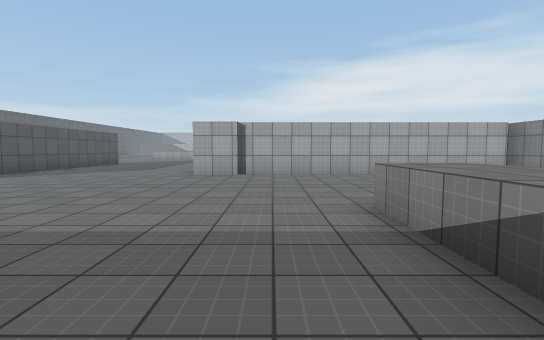
[1] (above)

24 first-person views from a walk through a scene from a Unity 3-D project. The camera is 1.3 m above the floor, tilts 4° down and sees 85° across. The floor is counted in squares, 2 m on a side. Each view is taken from the middle of a square. On the plan, view 1 faces up. The plan holds only what a view shows up to about 9 squares ahead; the rest is blank. The place goes on beyond the plan. Surface patterns are stand-ins for the level's own textures.

[2]
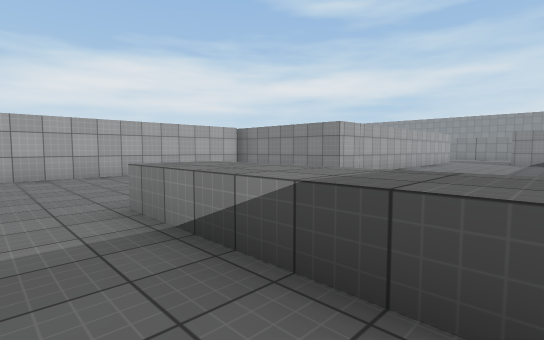

[3]
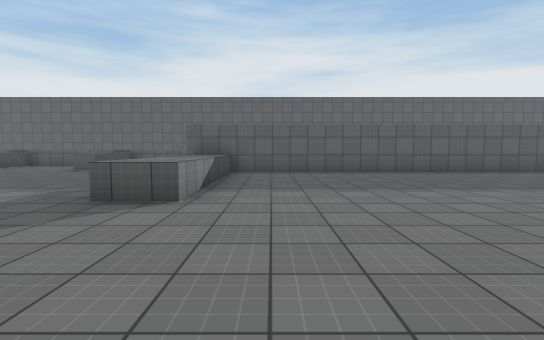

[4]
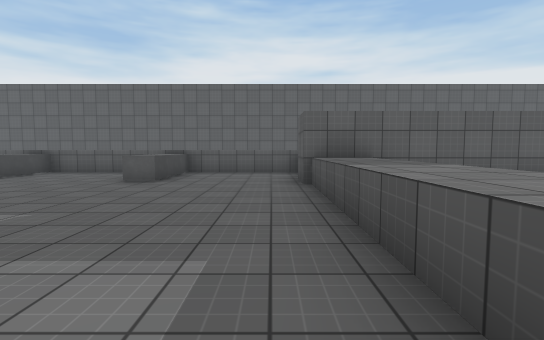

[5]
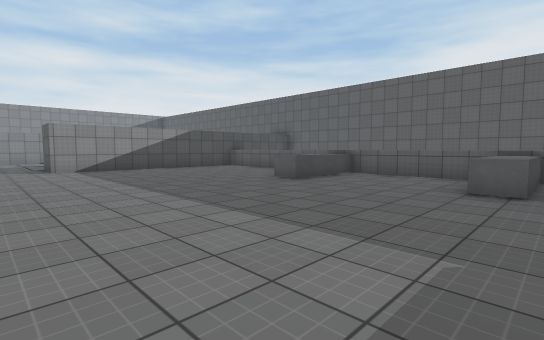

[6]
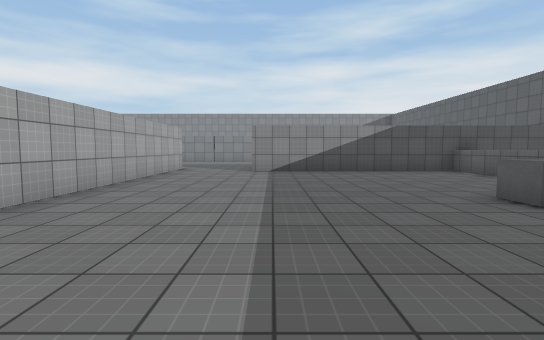

[7]
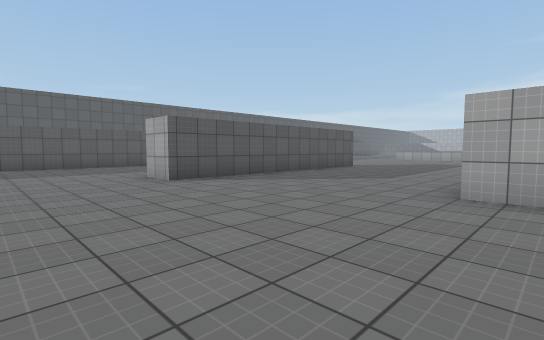

[8]
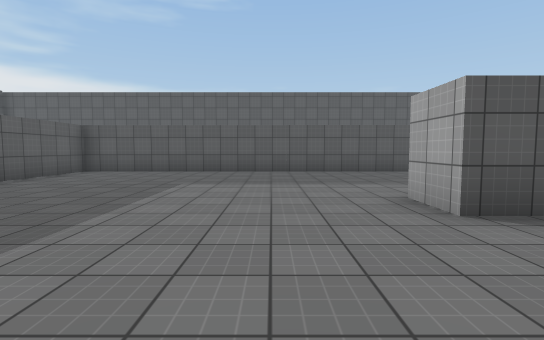

[9]
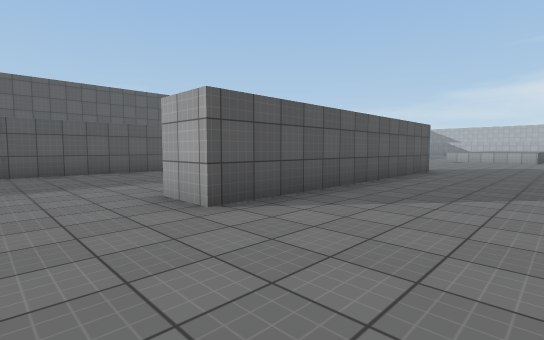

[10]
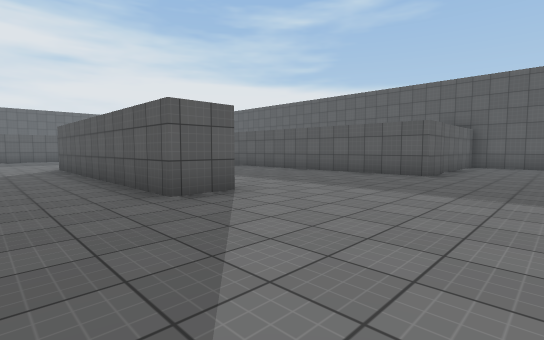

[11]
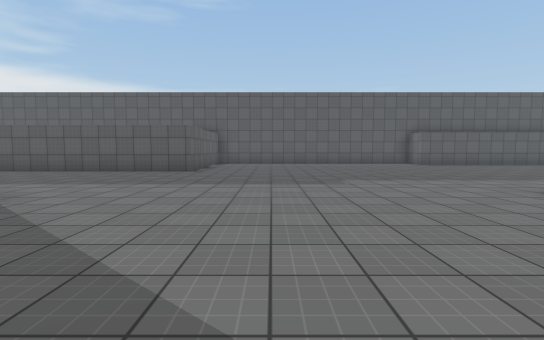

[12]
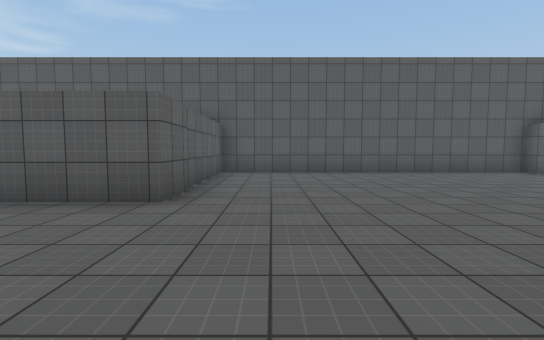

[13]
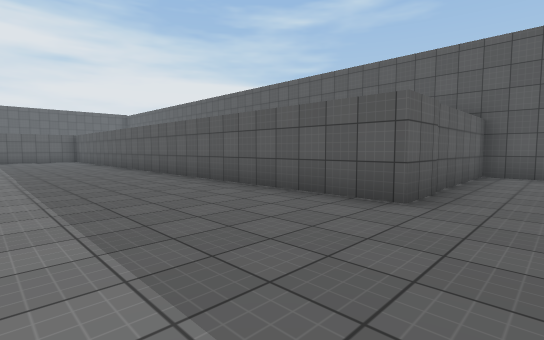

[14]
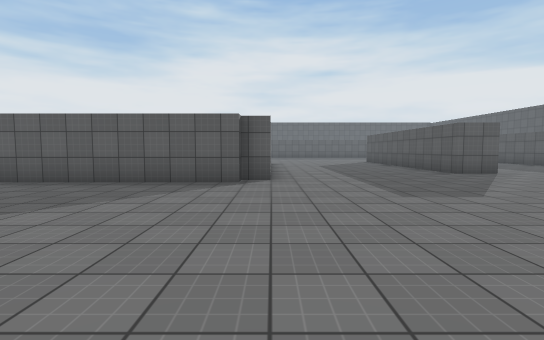

[15]
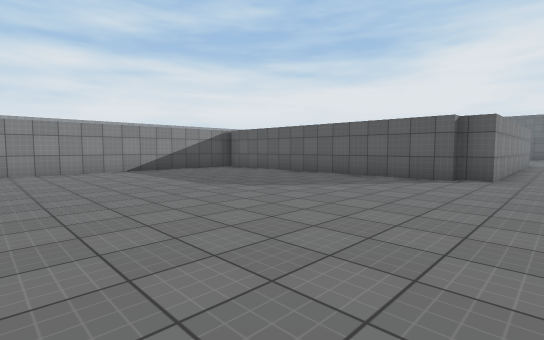

[16]
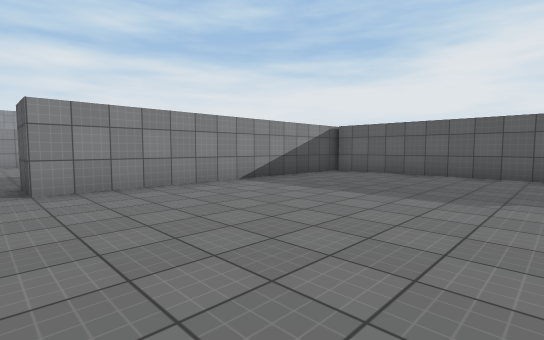

[17]
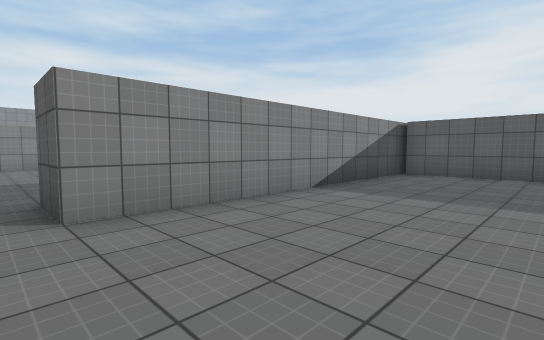

[18]
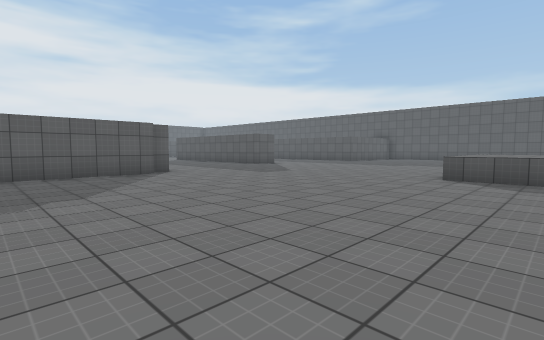

[19]
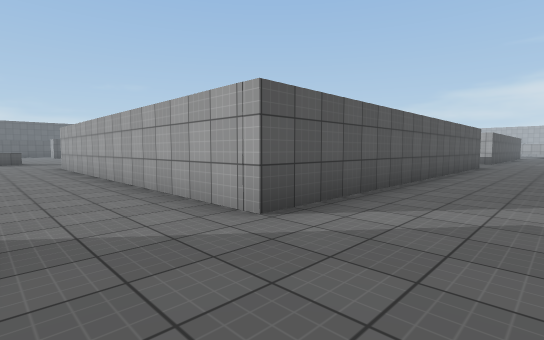

[20]
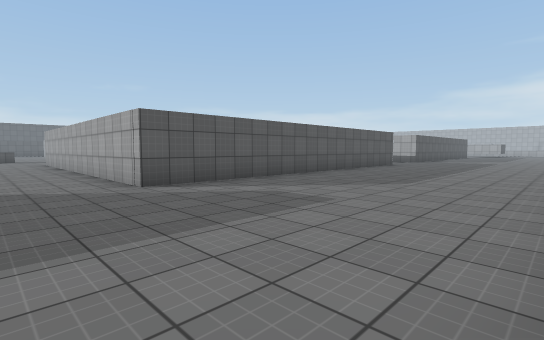

[21]
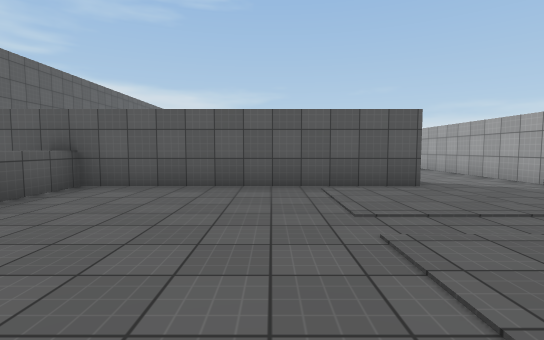

[22]
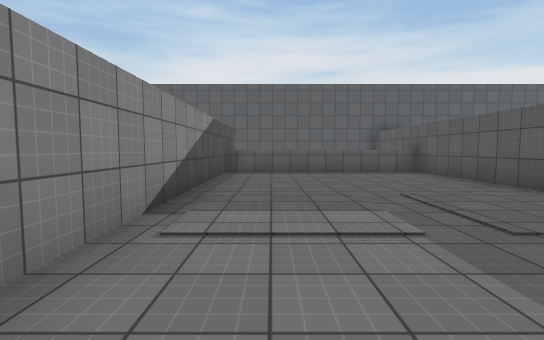

[23]
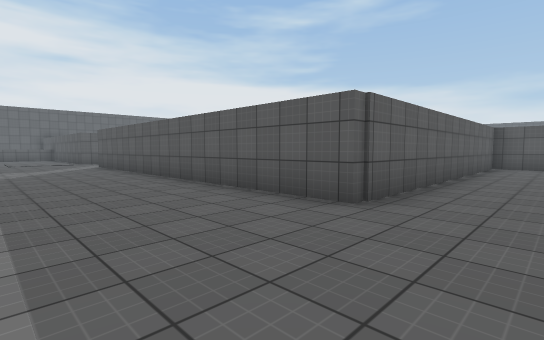

[24]
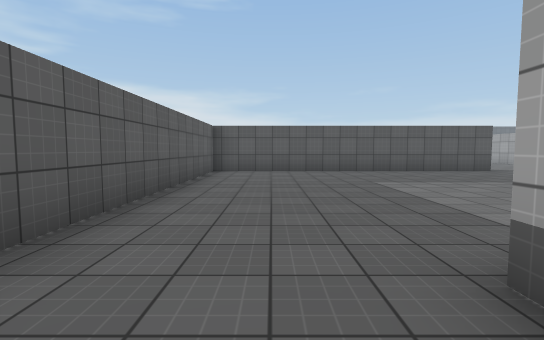

### Floor plan
Key: @ floor where view 1 was taken; # wall or solid block; . floor; ^ raised ledge.
Columns run from 18 left of view 1 to 22 right of it. Each row starts with its distance up from view 1.
 23 ##.  ....    ^..................
 22 #... .....^^^^..........##.......#
 21 #.........^^^^..........##...
 20 #.......................##....
 19 #.......................##......
 18 #.......................##.......#
 17 #.......................##........
 16 #.......................##............
 15 #...............##########............
 14 ######..........#        ##########....
 13      #....##....#                 #....
 12      #.... #....#                 #.....
 11      #.... #....#                 #.....
 10      #.... #....#                 #.....
  9      #.... #....#                 #.....
  8      #.... #....#########         #.....
  7      #.... #.........    #        #.....
  6      #....##.........    #        #.....
  5      #...............    #        #.....
  4      #................   ##########.....
  3      #.............^^...................#
  2      #.............^^...................#
  1      #.............^^............##.....#
  0      #............@^^............##.....#
 -1      #.............^^............##.....#
 -2      ################...^...^....##.....#
 -3                     ^...^...^....##.....#
 -4                     ^...^...^ ...##.....#
 -5                      ^^^^^^^  ^^^#^^^^^^

Positions as (right, up) in squares from view 1, and headings:
1: (0, 0), facing up
2: (0, 0), facing up-right
3: (0, 7), facing down
4: (3, 4), facing down
5: (5, 3), facing down-right
6: (6, 1), facing right
7: (-1, 3), facing up-left
8: (-4, 4), facing left
9: (-4, 4), facing up-left
10: (-5, 17), facing down-left
11: (-4, 17), facing left
12: (-9, 16), facing left
13: (-9, 16), facing down-left
14: (-2, 21), facing down
15: (-3, 22), facing down-right
16: (1, 23), facing down-right
17: (3, 23), facing down-right
18: (2, 23), facing down-left
19: (18, 2), facing up-left
20: (21, 2), facing up-left
21: (21, -1), facing left
22: (20, 4), facing down
23: (19, 16), facing down-left
24: (16, 16), facing left
